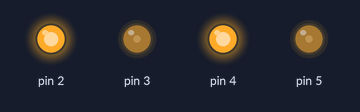
Simulated run of this sketch. Board: Arduino Uno, built with avr-gcc and run on an emulated ATmega328P. Parts: output pins drawn as LEDs (lit = HIGH).

Above: at 0.05 s.
At 1.25 s:
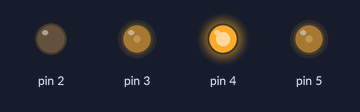
At 2.5 s:
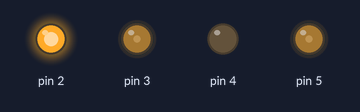
At 3.7 s:
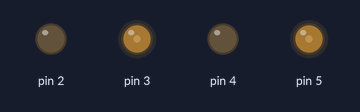
At 4.95 s:
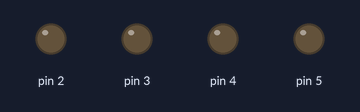
Timing chart, 0 to 6.5 s (numbered marks = the images above):
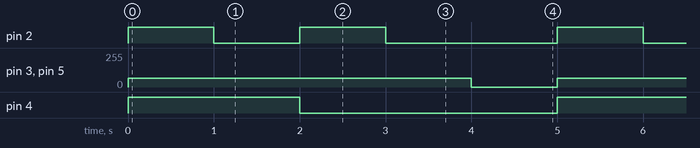

Measured:
- by itself, pin 2: repeats every 5.0 s: LOW 1.0 s, HIGH 1.0 s, LOW 2.0 s, HIGH 1.0 s
- by itself, pin 3, pin 5: alternates 64/255 for 4.0 s and 0/255 for 1.0 s
- by itself, pin 4: alternates HIGH for 2.0 s and LOW for 3.0 s

The sketch:

robot_pcb.ino
```cpp
/*
 *  Filename: PCB_test.ino
 *  Author: Capt Steven Beyer
 *  Created: 6 Mar 2019
 *  Description: Arduino Sketch that tests the operation of the PCB board.
 *    If the board is working correctly both motors will drive forward for
 *    one second and then the right motor will go backwards while the left
 *    motor will go forwards (right turn). Both motors will stop and pause
 *    for one second.
 *
 *  Required Files:
 *    Libraries : none
 *    Packages  : none
 *    Files     : Motor.h
 */

#include "Motor.h"


// set the speed of the robot to 25% Duty Cycle
const int speed = 64;

void setup(){
  // initialize robot instance setting pins and turn delay
  Motor_Init();
}

// basic code to go forward for a second and then turn right
void loop(){
  Motor_Forward(speed, speed);
  delay(1000);
  Motor_Left(speed, speed);
  delay(1000);
  Motor_Right(speed, speed);
  delay(1000);
  Motor_Backward(speed,speed);
  delay(1000);
  Motor_Stop();
  delay(1000);
}
```
